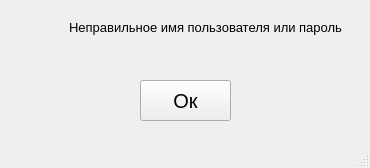
<?xml version="1.0" encoding="UTF-8"?>
<ui version="4.0">
 <class>ErrorWindow</class>
 <widget class="QMainWindow" name="ErrorWindow">
  <property name="geometry">
   <rect>
    <x>0</x>
    <y>0</y>
    <width>370</width>
    <height>168</height>
   </rect>
  </property>
  <property name="sizePolicy">
   <sizepolicy hsizetype="Expanding" vsizetype="Expanding">
    <horstretch>0</horstretch>
    <verstretch>0</verstretch>
   </sizepolicy>
  </property>
  <property name="contextMenuPolicy">
   <enum>Qt::ContextMenuPolicy::DefaultContextMenu</enum>
  </property>
  <property name="windowTitle">
   <string>Ошибка</string>
  </property>
  <property name="windowIcon">
   <iconset theme="QIcon::ThemeIcon::HelpAbout"/>
  </property>
  <property name="styleSheet">
   <string notr="true"/>
  </property>
  <widget class="QWidget" name="centralwidget">
   <widget class="QLabel" name="MainText">
    <property name="geometry">
     <rect>
      <x>60</x>
      <y>20</y>
      <width>291</width>
      <height>41</height>
     </rect>
    </property>
    <property name="sizePolicy">
     <sizepolicy hsizetype="Maximum" vsizetype="Maximum">
      <horstretch>0</horstretch>
      <verstretch>0</verstretch>
     </sizepolicy>
    </property>
    <property name="font">
     <font>
      <pointsize>10</pointsize>
     </font>
    </property>
    <property name="layoutDirection">
     <enum>Qt::LayoutDirection::LeftToRight</enum>
    </property>
    <property name="autoFillBackground">
     <bool>false</bool>
    </property>
    <property name="text">
     <string>Неправильное имя пользователя или пароль</string>
    </property>
    <property name="textFormat">
     <enum>Qt::TextFormat::AutoText</enum>
    </property>
    <property name="scaledContents">
     <bool>true</bool>
    </property>
    <property name="alignment">
     <set>Qt::AlignmentFlag::AlignHCenter|Qt::AlignmentFlag::AlignTop</set>
    </property>
    <property name="wordWrap">
     <bool>true</bool>
    </property>
   </widget>
   <widget class="QPushButton" name="ConfirmButton">
    <property name="geometry">
     <rect>
      <x>140</x>
      <y>80</y>
      <width>91</width>
      <height>41</height>
     </rect>
    </property>
    <property name="font">
     <font>
      <pointsize>15</pointsize>
     </font>
    </property>
    <property name="text">
     <string>Ок</string>
    </property>
   </widget>
   <widget class="QWidget" name="WarningImage" native="true">
    <property name="geometry">
     <rect>
      <x>0</x>
      <y>20</y>
      <width>51</width>
      <height>51</height>
     </rect>
    </property>
    <property name="styleSheet">
     <string notr="true">background-image: url(:/images/error.png);
image: url(:/images/error.png);</string>
    </property>
   </widget>
  </widget>
  <widget class="QMenuBar" name="menubar">
   <property name="geometry">
    <rect>
     <x>0</x>
     <y>0</y>
     <width>370</width>
     <height>21</height>
    </rect>
   </property>
  </widget>
  <widget class="QStatusBar" name="statusbar"/>
 </widget>
 <resources/>
 <connections/>
</ui>
